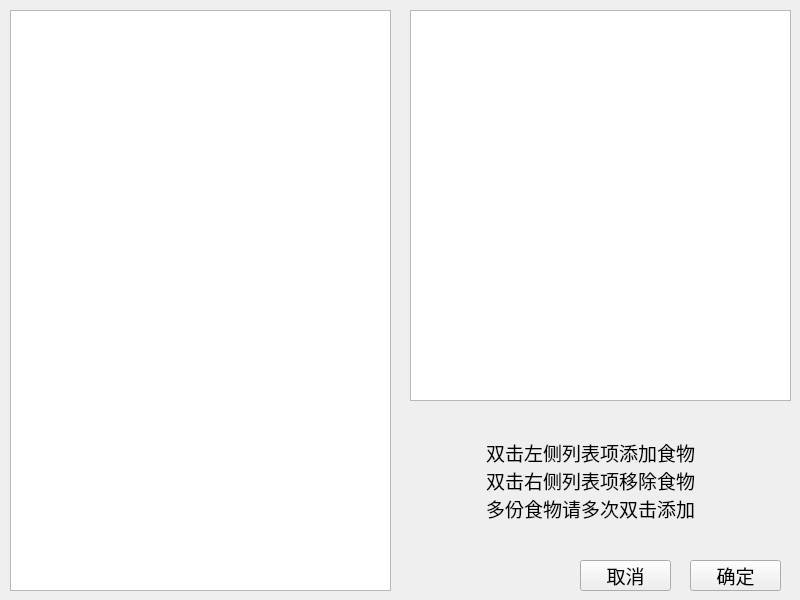
<?xml version="1.0" encoding="UTF-8"?>
<ui version="4.0">
 <class>choose_dinner</class>
 <widget class="QWidget" name="choose_dinner">
  <property name="geometry">
   <rect>
    <x>0</x>
    <y>0</y>
    <width>800</width>
    <height>600</height>
   </rect>
  </property>
  <property name="font">
   <font>
    <family>楷体</family>
    <pointsize>14</pointsize>
   </font>
  </property>
  <property name="windowTitle">
   <string>选择晚餐</string>
  </property>
  <property name="windowIcon">
   <iconset>
    <normaloff>icon.svg</normaloff>icon.svg</iconset>
  </property>
  <widget class="QListWidget" name="dinner_menu_list">
   <property name="geometry">
    <rect>
     <x>10</x>
     <y>10</y>
     <width>381</width>
     <height>581</height>
    </rect>
   </property>
  </widget>
  <widget class="QListWidget" name="dinner_recipe_list">
   <property name="geometry">
    <rect>
     <x>410</x>
     <y>10</y>
     <width>381</width>
     <height>391</height>
    </rect>
   </property>
  </widget>
  <widget class="QLabel" name="label">
   <property name="geometry">
    <rect>
     <x>390</x>
     <y>420</y>
     <width>401</width>
     <height>121</height>
    </rect>
   </property>
   <property name="text">
    <string>双击左侧列表项添加食物
双击右侧列表项移除食物
多份食物请多次双击添加</string>
   </property>
   <property name="alignment">
    <set>Qt::AlignCenter</set>
   </property>
  </widget>
  <widget class="QPushButton" name="cancel_button">
   <property name="geometry">
    <rect>
     <x>580</x>
     <y>560</y>
     <width>91</width>
     <height>31</height>
    </rect>
   </property>
   <property name="text">
    <string>取消</string>
   </property>
  </widget>
  <widget class="QPushButton" name="yes_button">
   <property name="geometry">
    <rect>
     <x>690</x>
     <y>560</y>
     <width>91</width>
     <height>31</height>
    </rect>
   </property>
   <property name="text">
    <string>确定</string>
   </property>
  </widget>
 </widget>
 <resources/>
 <connections/>
</ui>
